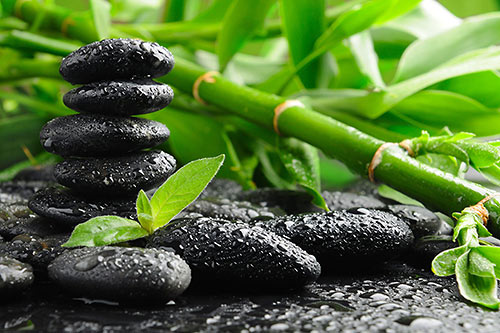
#> input picture resources/nature.jpg, 500 x 333 px, found by its file name
$ python play_with_image_1.py
#> lines starting #> are read from the running program, lines starting #| are printed output that depends on the picture; after the words box and inside, x2 and y2 are one past the last pixel; in counts of white or black regions, pixels touching at a corner belong together
import cv2
import numpy as np


class ImgPro:
    """The ImgPro class contains the useages of cvtColor, GaussianBlur, Canny, dilate, erode functions of cv2 lib"""
    def __init__(self, path):
        self.img = cv2.imread(path)
#> self.img is the input picture: shape (333, 500, 3); mean B, G, R 56.6, 114.5, 86.7
        self.kernel = np.ones((5, 5), np.uint8)

    def _turn_gray(self):
        """returns the gray-color img object"""
        return cv2.cvtColor(self.img, cv2.COLOR_BGR2GRAY)
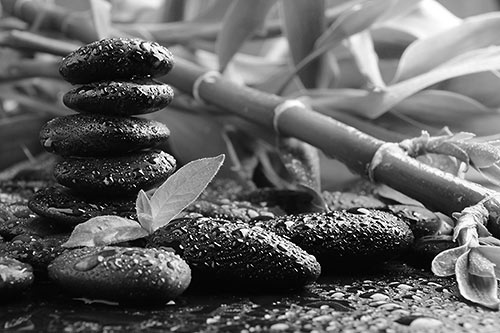
#> returned value: shape (333, 500); min 0, max 255, mean 99.6

    def _turn_blur(self):
        """returns the blur img object"""
        return cv2.GaussianBlur(self._turn_gray(), (7, 7), 0)
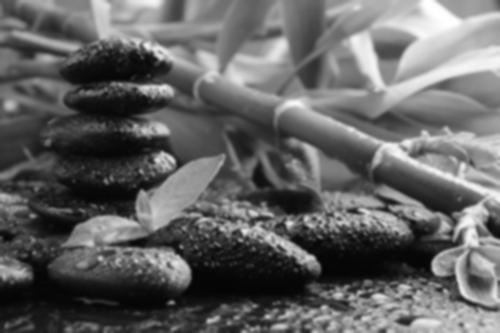
#> returned value: shape (333, 500); min 4, max 255, mean 99.6

    def _turn_canny(self):
        """returns the canny img object"""
        return cv2.Canny(self.img, 150, 200)
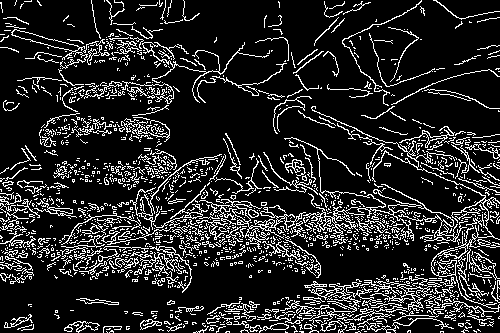
#> returned value: shape (333, 500); 15.3% white in thin lines or dots

    def _turn_dialation(self):
        """returns the dialation img object"""
        return cv2.dilate(self._turn_canny(), self.kernel, iterations=1)
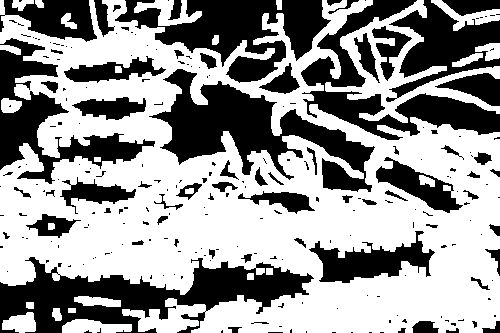
#> returned value: shape (333, 500); 59.4% white; 239 black regions (171 under 20 px), largest, box (x1, y1, x2, y2) and area: (0, 257, 314, 333) 10661, (149, 69, 375, 192) 10141, (115, 0, 331, 83) 8289

    def _turn_eroded(self):
        """returns the enroded img object"""
        return cv2.erode(self._turn_dialation(), self.kernel, iterations=1)
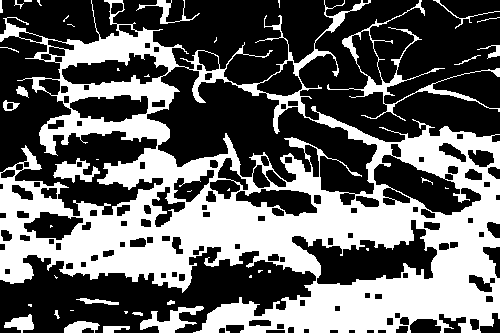
#> returned value: shape (333, 500); 39.2% white; 43 white regions (21 under 20 px), largest, box (x1, y1, x2, y2) and area: (0, 0, 500, 333) 60337, (327, 0, 500, 121) 1715, (140, 306, 204, 333) 713

    def show_all(self):
        """Shows all the image versions including the original one"""
        cv2.imshow("Original Image", self.img)
        cv2.imshow("Gray Image", self._turn_gray())
        cv2.imshow("Blur Image", self._turn_blur())
        cv2.imshow("Canny Image", self._turn_canny())
        cv2.imshow("Dialation Image", self._turn_dialation())
        cv2.imshow("Eroded Image", self._turn_eroded())
        cv2.waitKey(0)

        return 0

if __name__ == "__main__":

    image = ImgPro("F:/git/opencv-projects-python/resources/nature.jpg")
    image.show_all()

$ run again, with resources/face.jpg copied over resources/nature.jpg
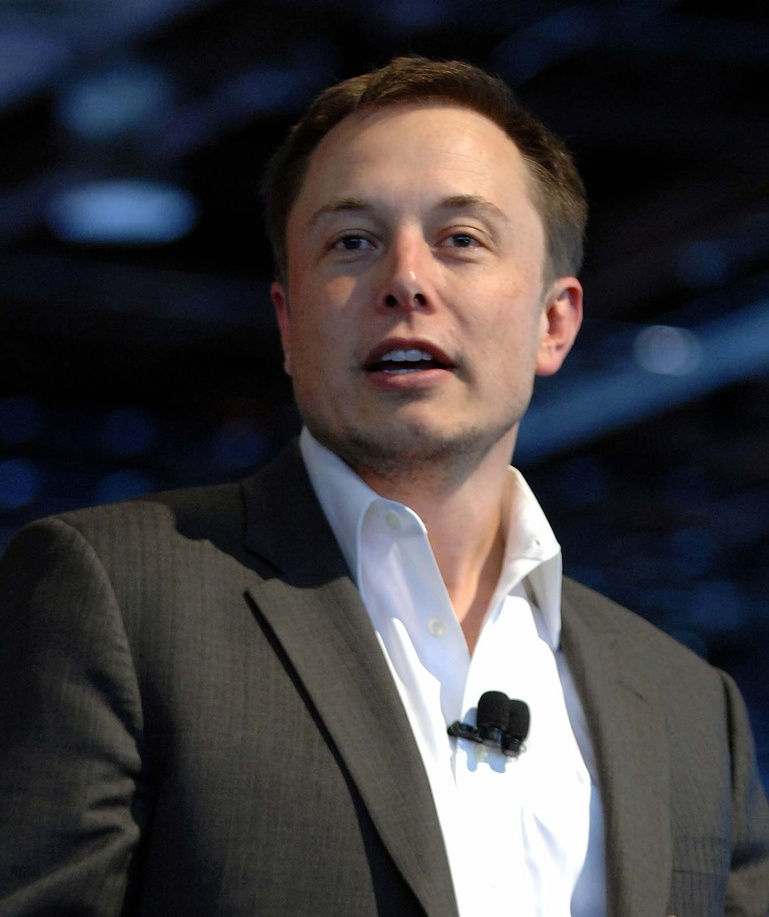
#> input picture resources/face.jpg, 769 x 917 px, shrunk from 1342 x 1600 before the run, found by its file name
#> in __init__, self.img is the input picture: shape (917, 769, 3); mean B, G, R 63.2, 60.6, 63.6
#> in _turn_canny, `return cv2.Canny(self.img, 150, 200)`:
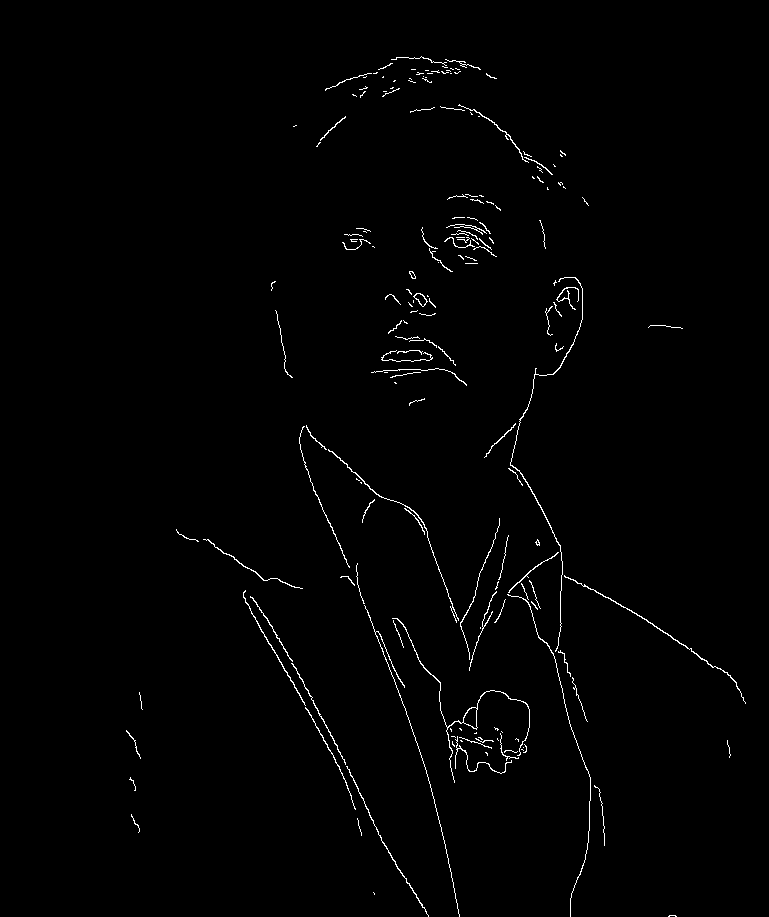
#> returned value: shape (917, 769); 1% white in thin lines or dots, all inside (x1, y1, x2, y2) = (126, 56, 746, 917)
#> in _turn_eroded, `return cv2.erode(self._turn_dialation(), self.kernel, iterations=1)`:
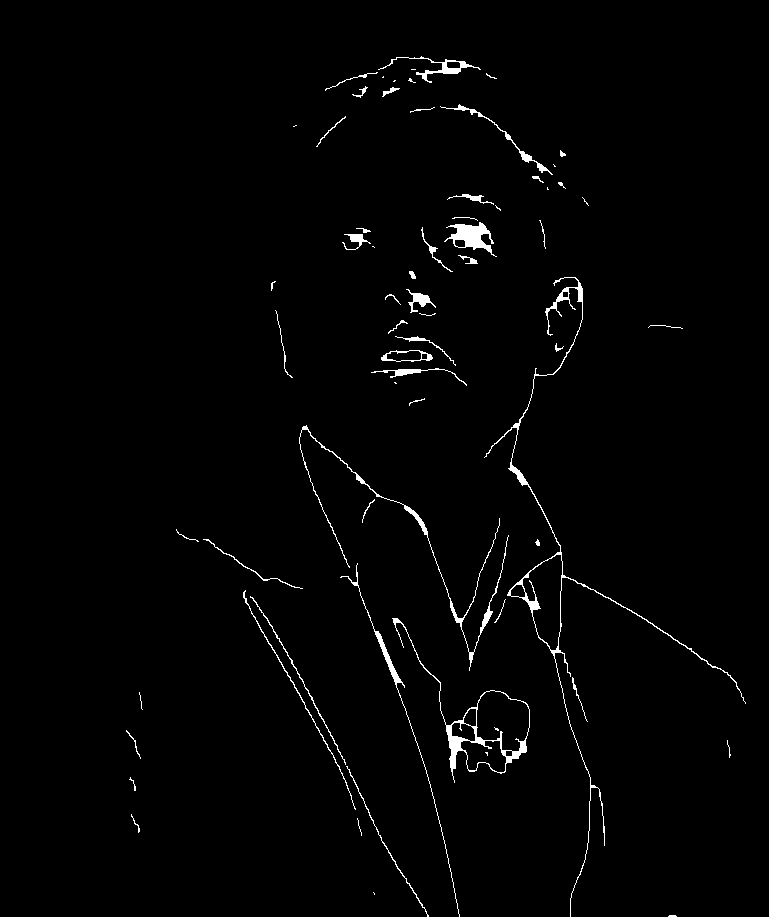
#> returned value: shape (917, 769); 1.5% white; 66 white regions (20 under 20 px), largest, box (x1, y1, x2, y2) and area: (484, 277, 746, 917) 2144, (392, 618, 530, 783) 1309, (299, 425, 509, 671) 1148

$ run again, with resources/many_ff.jpg copied over resources/nature.jpg
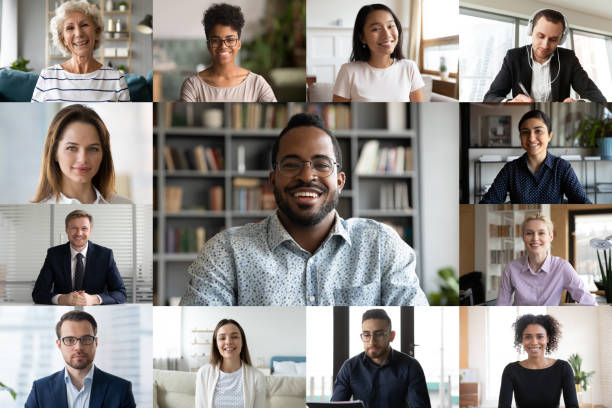
#> input picture resources/many_ff.jpg, 612 x 408 px, found by its file name
#> in __init__, self.img is the input picture: shape (408, 612, 3); mean B, G, R 138.3, 142.2, 146.5
#> in _turn_canny, `return cv2.Canny(self.img, 150, 200)`:
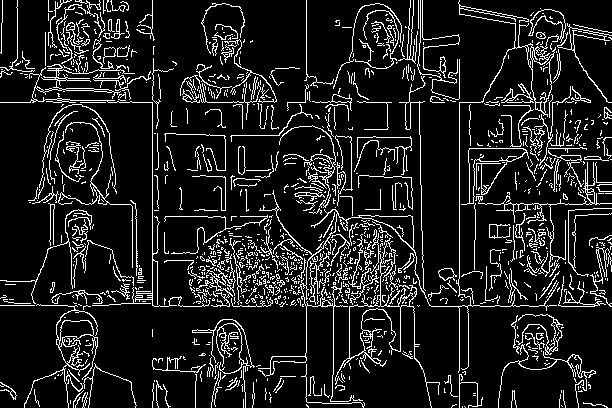
#> returned value: shape (408, 612); 11.8% white in thin lines or dots
#> in _turn_eroded, `return cv2.erode(self._turn_dialation(), self.kernel, iterations=1)`:
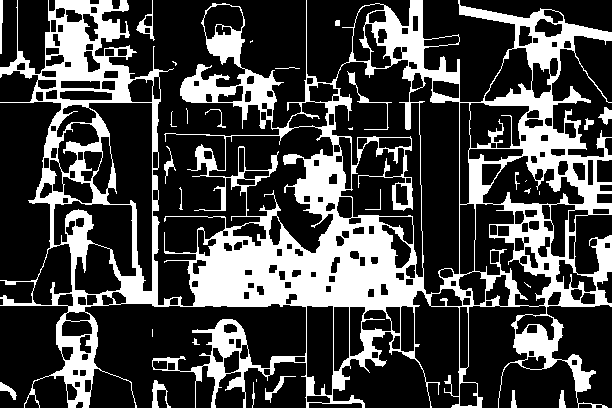
#> returned value: shape (408, 612); 27.2% white; 31 white regions (10 under 20 px), largest, box (x1, y1, x2, y2) and area: (0, 0, 612, 408) 66071, (347, 71, 392, 130) 220, (152, 380, 171, 408) 211
